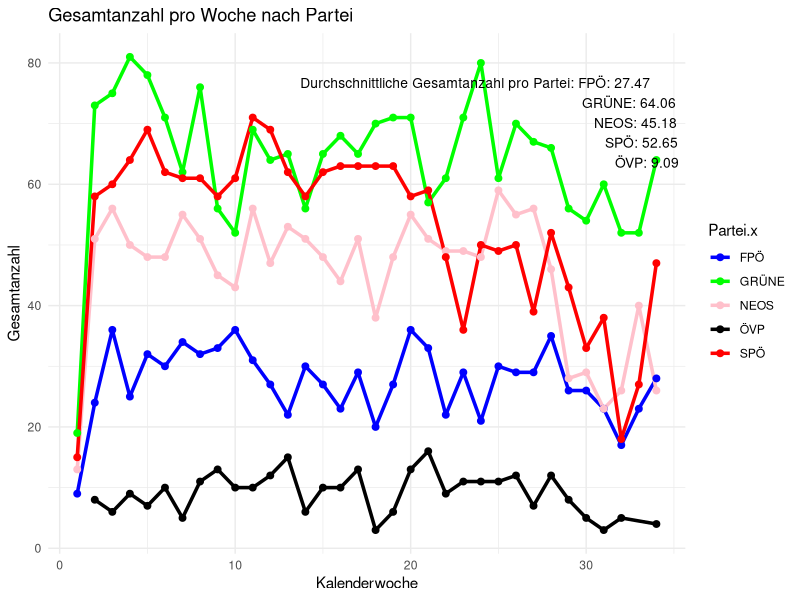
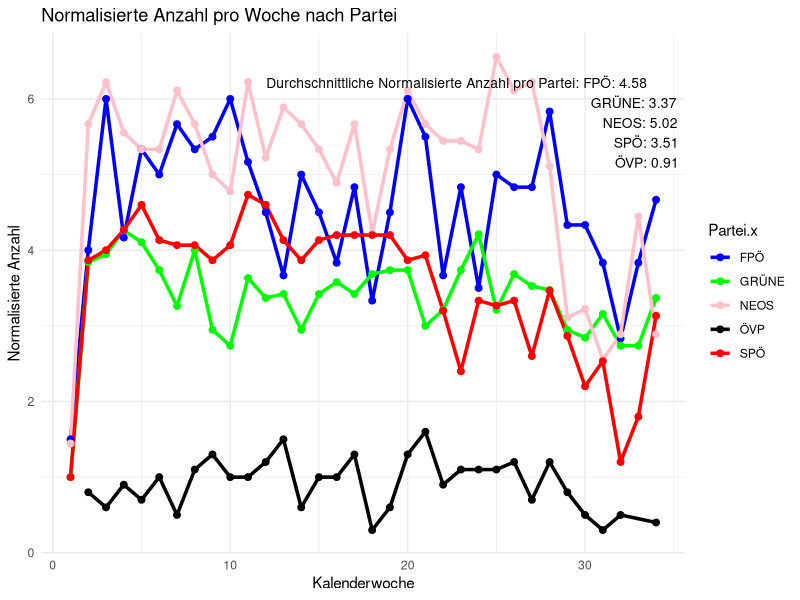
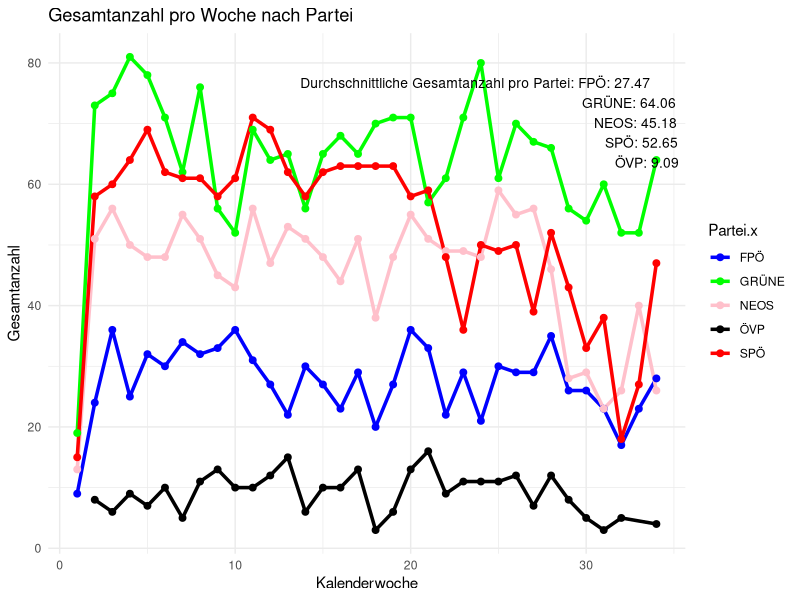
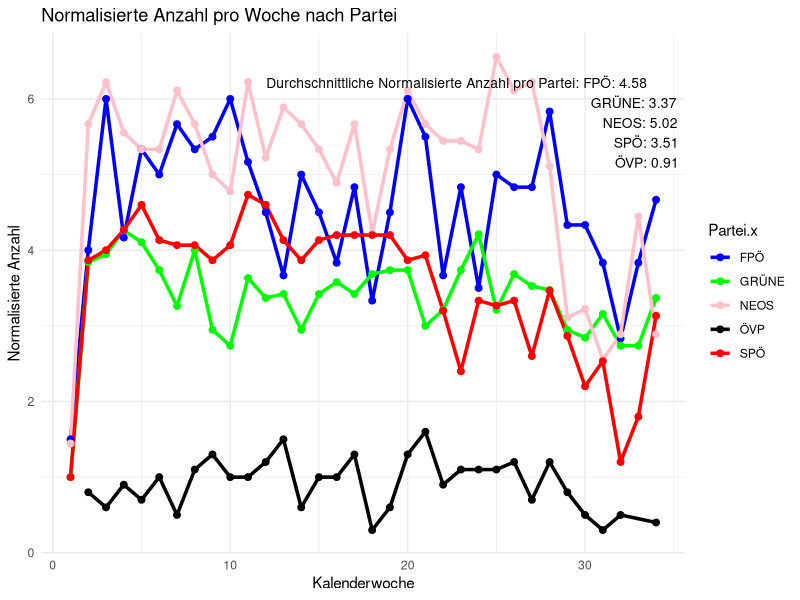

These figures' R source, in order:
# Load necessary libraries
library(dplyr)
library(ggplot2)

# Load the data
data <- read.csv("merged_data_sex.csv", sep = ";")

# Summarize the total count per calendar week and party
total_counts <- data %>%
  group_by(Kalenderwoche, Partei.x) %>%
  summarize(Total_Count = sum(Anzahl))

# Calculate the number of unique individuals per party
unique_individuals <- data %>%
  group_by(Partei.x) %>%
  summarize(Unique_Individuals = n_distinct(ID))

# Merge total counts with the number of unique individuals per party
adjusted_data <- total_counts %>%
  left_join(unique_individuals, by = "Partei.x") %>%
  mutate(Normalized_Count = Total_Count / Unique_Individuals)

# Define custom colors for the parties
party_colors <- c("ÖVP" = "black", "FPÖ" = "blue", "NEOS" = "pink", "SPÖ" = "red", "GRÜNE" = "green")

# Summary of total counts per party
total_summary <- total_counts %>%
  group_by(Partei.x) %>%
  summarize(Average_Total_Count = mean(Total_Count))

# Summary of normalized counts per party
normalized_summary <- adjusted_data %>%
  group_by(Partei.x) %>%
  summarize(Average_Normalized_Count = mean(Normalized_Count))

# Add summaries as annotations
total_summary_text <- paste(
  "Durchschnittliche Gesamtanzahl pro Partei:", 
  paste(unique(total_summary$Partei.x), 
        round(total_summary$Average_Total_Count, 2), 
        sep = ": ", 
        collapse = "\n")
)

normalized_summary_text <- paste(
  "Durchschnittliche Normalisierte Anzahl pro Partei:", 
  paste(unique(normalized_summary$Partei.x), 
        round(normalized_summary$Average_Normalized_Count, 2), 
        sep = ": ", 
        collapse = "\n")
)

# Plot the total counts per party as a line plot
total_count_plot <- ggplot(total_counts, aes(x = Kalenderwoche, y = Total_Count, color = Partei.x, group = Partei.x)) +
  geom_line(size = 1.2) +
  geom_point(size = 2) +
  scale_color_manual(values = party_colors) +
  labs(title = "Gesamtanzahl pro Woche nach Partei",
       x = "Kalenderwoche",
       y = "Gesamtanzahl") +
  theme_minimal() +
  annotate("text", x = Inf, y = Inf, label = total_summary_text, hjust = 1.1, vjust = 1.5, size = 3.5)

# Plot the normalized counts per party as a line plot
normalized_count_plot <- ggplot(adjusted_data, aes(x = Kalenderwoche, y = Normalized_Count, color = Partei.x, group = Partei.x)) +
  geom_line(size = 1.2) +
  geom_point(size = 2) +
  scale_color_manual(values = party_colors) +
  labs(title = "Normalisierte Anzahl pro Woche nach Partei",
       x = "Kalenderwoche",
       y = "Normalisierte Anzahl") +
  theme_minimal() +
  annotate("text", x = Inf, y = Inf, label = normalized_summary_text, hjust = 1.1, vjust = 1.5, size = 3.5)

print(total_count_plot)
print(normalized_count_plot)

# Save the plots to files with the specified resolution of 1950x550
ggsave("total_per_week_per_party.png", plot = total_count_plot, width = 1950, height = 550, units = "px")
ggsave("normalized_per_week_per_party.png", plot = normalized_count_plot, width = 1950, height = 550, units = "px")

# Print the summaries to the console
print(total_summary)
print(normalized_summary)
